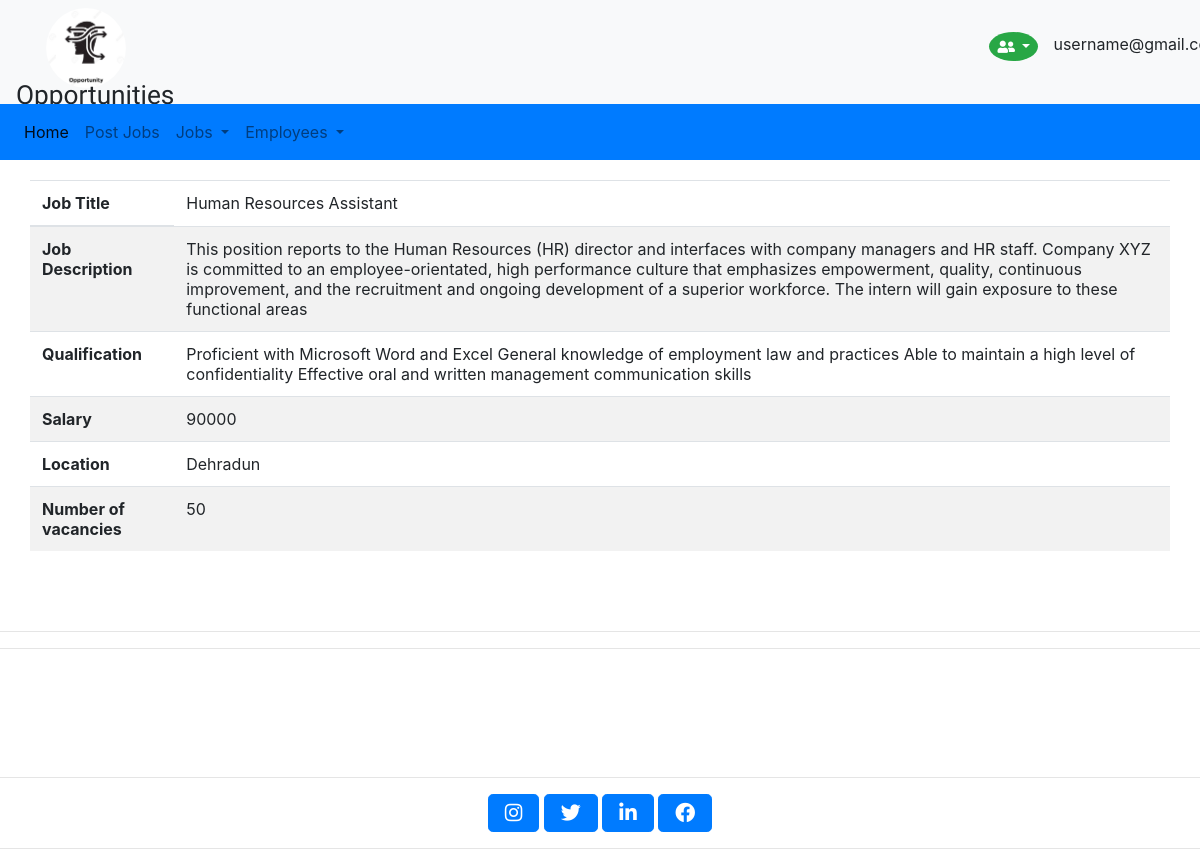
/jobs, run on an earlier commit of the app's database.
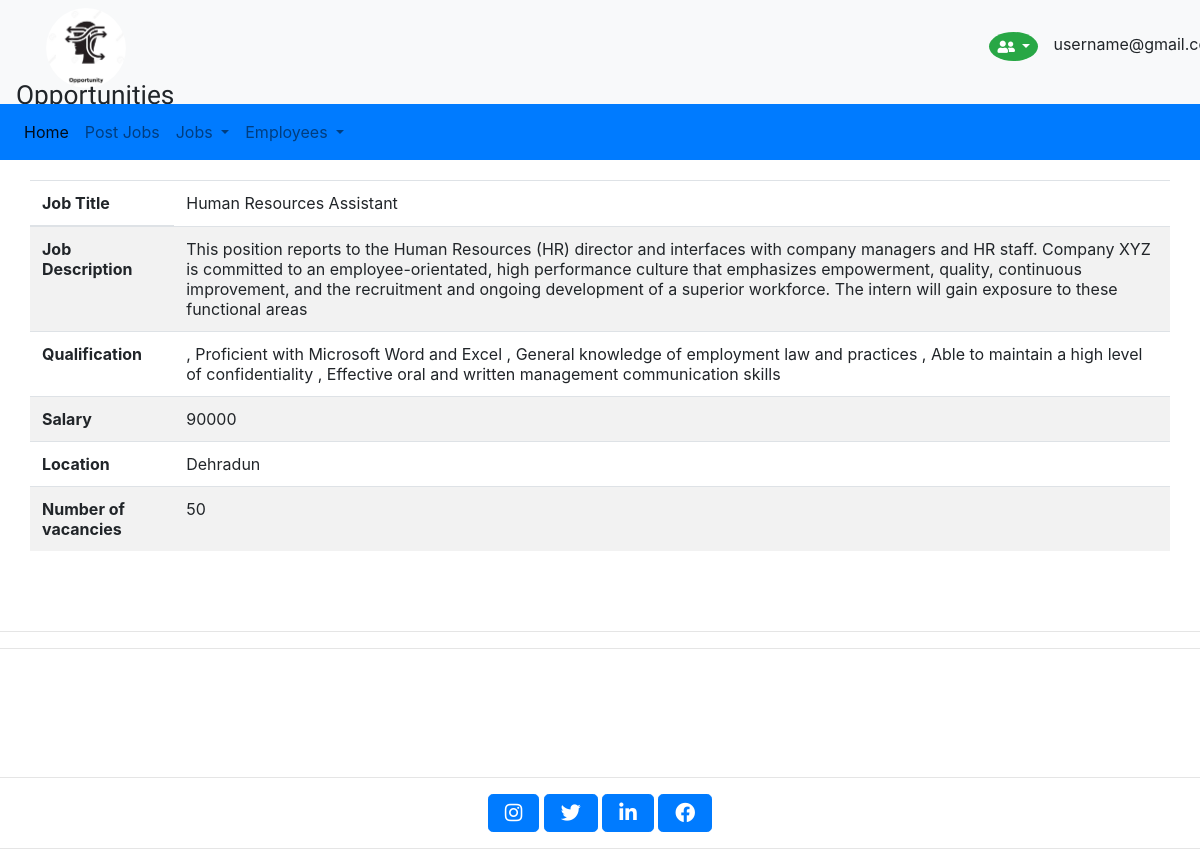
And on a later commit of the database.
### tables this page shows
CREATE TABLE published_jobsPost(id INTEGER PRIMARY KEY AUTOINCREMENT, jobTitle TEXT, jobDesc TEXT,jobQual TEXT, jobSalary TEXT, jobLocation TEXT, jobVacancies TEXT);

### app.py (the view)
@app.route('/jobs', methods=['GET', 'POST'])
def jobs():
    conn = sqlite3.connect('JOB PORTAL.db')
    cur = conn.cursor()
    cur.execute("select * from published_jobsPost")
    rows = cur.fetchall()
    return render_template('jobs.html', rows=rows)

### templates/jobs.html (shortened to what the changed rows need)
<html lang="">
<head>
<link rel="stylesheet" href="https://stackpath.bootstrapcdn.com/bootstrap/4.3.1/css/bootstrap.min.css">
  <link rel="stylesheet" href="../static/css/Login.css">
  <link href="../static/fontawesome/css/all.css" rel="stylesheet">
</head>
<section id="title">
        <nav class="navbar navbar-expand-lg navbar-light bg-light">
            <h2><img src="../static/Images/Logo.jpg"><sub>  Opportunities</sub></h2>
            </nav>
    </section>
    <section id="Menu-bar">
        <nav class="navbar navbar-expand-lg navbar-light bg-primary">
        </nav>
    </section>
{% for row in rows %}
 <section id="Admin-Container1" style="margin-top:20px;">
        <div class="container-fluid">
            <div class="row-md">
                <div class="col">
                    <table class="table table-striped">
                        <thead>
                            <tr>
                                <th scope="col">Job Title</th>
                                <td>
                                   {{row[1]}}
                                </td>
                            </tr>
                        </thead>
                        <tbody>
                            <tr>
                                <th scope="row">Job Description</th>
                                <td>
                                   {{row[2]}}
                                </td>
                            </tr>
                            <tr>
                                <th scope="row">Qualification</th>
                                <td>
                                    {{row[3]}}
                                </td>
                            </tr>
                            <tr>
                                <th scope="row">Salary</th>
                                <td>
                                    {{row[4]}}
                                </td>
                            </tr>
                            <tr>
                                <th scope="row">Location</th>
                                <td>
                                    {{row[5]}}
                                </td>
                            </tr>
                            <tr>
                                <th scope="row">Number of vacancies</th>
                                <td>
                                    {{row[6]}}
                                </td>
                            </tr>
                        </tbody>
                    </table>
                </div>
            </div></div>
 </section>
    <br><br><hr><hr><br><br>
  {% endfor %}
    <br>
    <br>
    <hr>
    <section id="bottom" style="text-align:center;">
        <div class="container">
        </div>
    </section>
    <hr>
</body>
</html>

What changed in the data, as far as the page shows it:
changed published_jobsPost "Human Resources Assistant": jobQual "Proficient with Microsoft Word and Excel General knowledge of employment law and practices Able to maintain a high level of confidentiality Effective oral and written…" → ", Proficient with Microsoft Word and Excel , General knowledge of employment law and practices , Able to maintain a high level of confidentiality , Effective oral and written…"
